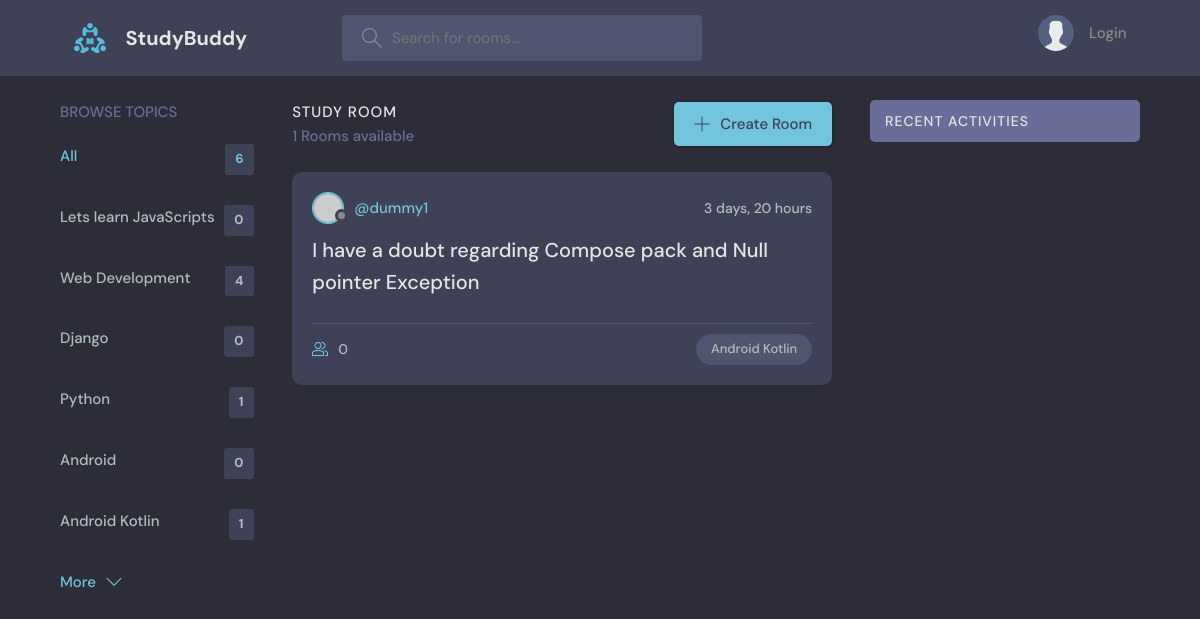
The page /?q=Android on the database its author committed.
### base/models.py (models this page shows, shortened)
class Topic(models.Model):
    name = models.CharField(max_length=200)

class Room(models.Model):
    host =models.ForeignKey(User,on_delete=models.SET_NULL,null=True)
    topic = models.ForeignKey(Topic,on_delete=models.SET_NULL,null=True)
    name = models.CharField(max_length=200)
    description = models.TextField(null=True,blank=True)
    participants = models.ManyToManyField(User,related_name='participants',blank=True)
    updated = models.DateTimeField(auto_now=True)
    created = models.DateTimeField(auto_now_add=True)
    class Meta:
        ordering = ['-updated','-created']

### base/views.py (the view)
# urls.py: path('',views.home,name="home"),
def home(request):
    q = request.GET.get('q') if request.GET.get('q') != None else ''
    rooms = Room.objects.filter(
        Q(topic__name__icontains=q) |
        Q(name__icontains=q) |
        Q(description__icontains=q)
    )
    topics = Topic.objects.all()
    room_count = rooms.count()
    room_messages = Message.objects.filter(
        Q(room__topic__name__icontains = q)
    )
    context = {'rooms':rooms,'topics':topics,'room_count':room_count,'room_messages':room_messages}
    return render(request,'base/home.html',context)

### base/templates/base/home.html (shortened to what this page needs)
{% extends 'main.html' %}
{% block content %}
    <main class="layout layout--3">
      <div class="container">
        {% include 'base/topics_component.html' %}
        <div class="roomList">
          <div class="roomList__header">
            <div>
              <h2>Study Room</h2>
              <p>{{room_count}} Rooms available</p>
            </div>
            <a class="btn btn--main" href="{% url 'create-room' %}">
              <svg version="1.1" xmlns="http://www.w3.org/2000/svg" width="32" height="32" viewBox="0 0 32 32">
                <title>add</title>
                <path
                  d="M16.943 0.943h-1.885v14.115h-14.115v1.885h14.115v14.115h1.885v-14.115h14.115v-1.885h-14.115v-14.115z"
                ></path>
              </svg>
              Create Room
            </a>
          </div>
          {% include 'base/feed_component.html' %}
        </div>
        {% include 'base/activity _component.html' %}
      </div>
    </main>
    {% endblock %}

### base/templates/base/topics_component.html
<div class="topics">
    <div class="topics__header">
      <h2>Browse Topics</h2>
    </div>
    <ul class="topics__list">
      <li>
        <a href="{% url 'home' %}" class="active">All <span>{{topics.count}}</span></a>
      </li>
      {% for topic in topics %}
      <li>
        <a href="{% url 'home' %}?q={{topic.name}}">{{topic.name}} <span>{{topic.room_set.all.count}}</span></a>
      </li>
      {% endfor %}
    </ul>
    <a class="btn btn--link" href="topics.html">
      More
      <svg version="1.1" xmlns="http://www.w3.org/2000/svg" width="32" height="32" viewBox="0 0 32 32">
        <title>chevron-down</title>
        <path d="M16 21l-13-13h-3l16 16 16-16h-3l-13 13z"></path>
      </svg>
    </a>
  </div>

### base/templates/base/feed_component.html (shortened to what this page needs)
{% for room in rooms %}
<div class="roomListRoom">
    <div class="roomListRoom__header">
      <a href="{% url 'user-profile' room.host.id  %}" class="roomListRoom__author">
        <div class="avatar avatar--small">
          <img src="https://randomuser.me/api/portraits/women/11.jpg" />
        </div>
        <span>@{{room.host.username}}</span>
      </a>
      <div class="roomListRoom__actions">
        <span>{{room.created|timesince}}</span>
      </div>
    </div>
    <div class="roomListRoom__content">
      <a href="{% url 'room' room.id %}">{{room.name}}</a>
    </div>
    <div class="roomListRoom__meta">
      <a href="{% url 'room' room.id %}" class="roomListRoom__joined">
        {{room.participants.all.count}}
      </a>
      <p class="roomListRoom__topic">{{room.topic.name}}</p>
    </div>
  </div>
  {% endfor %}

### static/styles/style.css (style rules this page uses)
:root { --color-main: #71c6dd; --color-main-light: #e1f6fb; --color-dark: #3f4156; --color-dark-medium: #51546e; --color-dark-light: #696d97; --color-light: #e5e5e5; --color-gray: #8b8b8b; --color-light-gray: #b2bdbd; --color-bg: #2d2d39; --color-success: #5dd693; --color-error: #fc4b0b; }
* { font-family: "DM Sans", -apple-system, BlinkMacSystemFont, "Segoe UI", Roboto, Oxygen, Ubuntu, Cantarell, "Open Sans", "Helvetica Neue", sans-serif; margin: 0; padding: 0; box-sizing: border-box; text-rendering: optimizeLegibility; font-size: inherit; }
html { font-size: 56.25%; }
@media only screen and (min-width: 1200px) { html { font-size: 62.5%; } }
body { line-height: 1.6; font-weight: 400; font-size: 1.5rem; color: var(--color-light-gray); background-color: var(--color-bg); min-height: 100vh; }
img { width: 100%; }
a { display: inline-block; color: var(--color-main); text-decoration: none; }
.container { max-width: 120rem; width: 90%; margin: auto; }
.btn { background-color: transparent; border: none; display: inline-flex; align-items: center; gap: 1rem; cursor: pointer; transition: all ease-in-out 0.3s; padding: 1rem 2rem; border-radius: 5px; box-shadow: 1px 1px 3px 1px rgba(0, 0, 0, 0.15); font-weight: 500; }
.btn--link { border-radius: 0; padding: 0; color: var(--color-main); box-shadow: none; }
.btn--main { background-color: var(--color-main); color: var(--color-dark); }
.btn > svg { fill: currentColor; width: 1.6rem; height: 1.6rem; }
.avatar { position: relative; display: inline-block; border-radius: 50%; border: 2px solid var(--color-main); }
.avatar img { display: block; border-radius: 50%; object-fit: cover; object-position: center; }
.avatar::after { content: ""; display: block; position: absolute; background-color: var(--color-gray); z-index: 111; border-radius: 50%; border: 0.3rem solid var(--color-dark); }
.avatar.avatar--small img { width: 2.8rem; height: 2.8rem; }
.avatar.avatar--small:after { width: 0.7rem; height: 0.7rem; bottom: 0px; right: -6px; }
.layout { margin-top: 2.4rem; }
.layout > .container { display: flex; justify-content: space-between; align-items: flex-start; }
.layout--3 > .container > div:first-child { flex-basis: 18%; max-width: 22.5rem; }
.layout--3 > .container > div:nth-child(2) { flex-basis: 50%; }
.topics__header { margin-bottom: 2rem; }
.topics__header h2 { text-transform: uppercase; font-weight: 500; color: var(--color-dark-light); }
.topics__list { list-style: none; }
.topics__list li a { display: flex; justify-content: space-between; margin-bottom: 3rem; font-weight: 500; color: var(--color-light-gray); transition: all 0.3s ease-in-out; }
.topics__list li a.active, .topics__list li a:hover { color: var(--color-main); }
.topics__list li a span { padding: 0.5rem 1rem; background-color: var(--color-dark); border-radius: 3px; font-size: 1.3rem; font-weight: 700; letter-spacing: 1px; }
.roomList__header { display: flex; justify-content: space-between; align-items: center; margin-bottom: 2.4rem; }
.roomList__header h2 { text-transform: uppercase; font-weight: 500; color: var(--color-light); letter-spacing: 1px; }
.roomList__header p { font-weight: 500; color: var(--color-dark-light); }
.roomListRoom { margin-bottom: 2.4rem; background-color: var(--color-dark); border-radius: 1rem; padding: 2rem; }
.roomListRoom__header { display: flex; justify-content: space-between; align-items: center; }
.roomListRoom__author { font-weight: 500; display: flex; align-items: center; gap: 1rem; }
.roomListRoom__actions { display: flex; align-items: flex-start; gap: 1rem; position: relative; }
.roomListRoom__actions span { font-size: 1.4rem; font-weight: 500; }
.roomListRoom__content { margin: 1rem 0; }
.roomListRoom__content a { font-size: 2rem; font-weight: 500; margin-bottom: 1.5rem; color: var(--color-light); transition: all 0.3s ease-in-out; }
.roomListRoom__meta { border-top: 1px solid var(--color-dark-medium); padding-top: 1rem; display: flex; align-items: center; justify-content: space-between; }
.roomListRoom__joined { color: var(--color-light-gray); display: flex; align-items: center; gap: 1rem; font-size: 1.4rem; font-weight: 500; }
.roomListRoom__joined svg { fill: var(--color-main); width: 1.6rem; height: 1.6rem; }
.roomListRoom__topic { padding: 5px 1.5rem; background-color: var(--color-dark-medium); border-radius: 5rem; font-weight: 500; font-size: 1.3rem; }

### rows shown on the page
Topic: name "Lets learn JavaScripts", room_set.all.count "0"
Topic: name "Web Development", room_set.all.count "4"
Topic: name "Django", room_set.all.count "0"
Topic: name "Python", room_set.all.count "1"
Topic: name "Android", room_set.all.count "0"
Topic: name "Android Kotlin", room_set.all.count "1"
Room: host.username "dummy1", created "3 days, 20 hours", name "I have a doubt regarding Compose pack and Null pointer Exception", participants.all.count "0", topic.name "Android Kotlin"

### other values the page prints
{{ topics.count }} "6"
{{ room_count }} "1"
